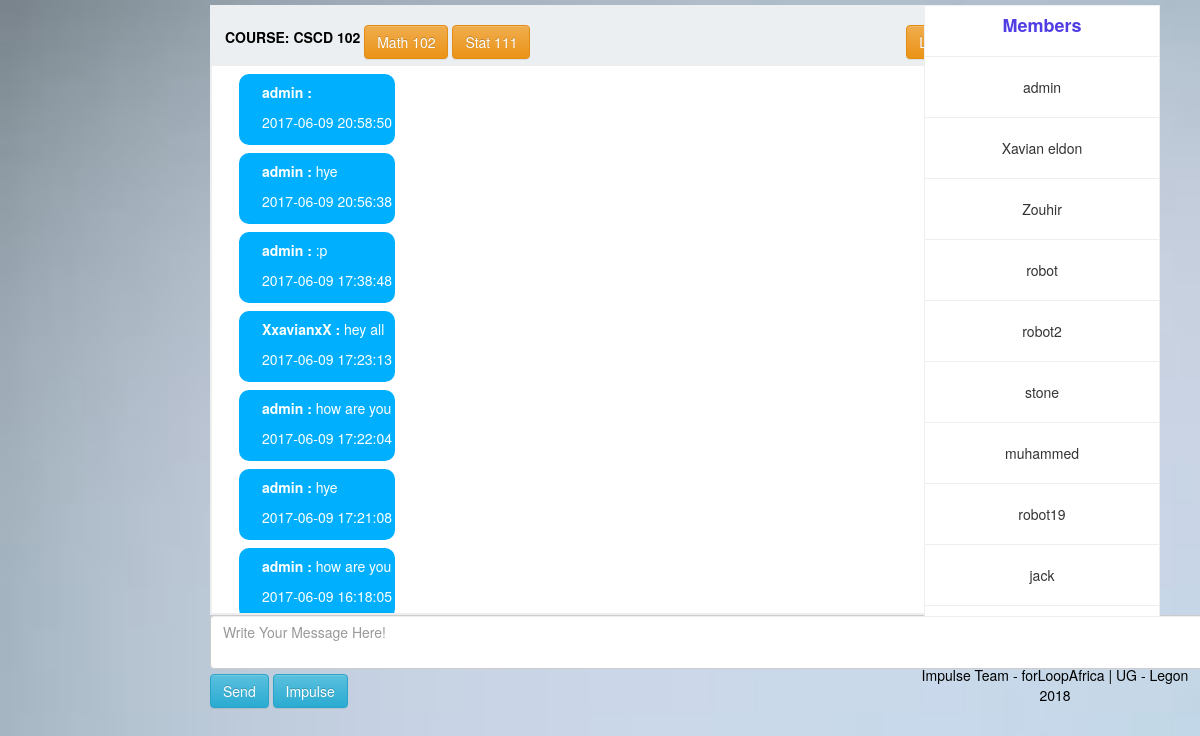
The app's page /chat_room/home.php (signed in) with its own data.
### tables this page shows
CREATE TABLE `messages` (
  `msg_id` int(11) NOT NULL,
  `user_id` int(11) NOT NULL,
  `msg` text NOT NULL,
  `msg_date` timestamp NOT NULL DEFAULT CURRENT_TIMESTAMP ON UPDATE CURRENT_TIMESTAMP
);

CREATE TABLE `users` (
  `user_id` int(11) NOT NULL,
  `user_name` varchar(100) NOT NULL,
  `user_pass` varchar(100) NOT NULL
);

### chat_room/inc/fun.php (the view, shortened to what this page needs)
<?php
	include 'con2.php';
	function get_user()
	{
	 global $con;
	 $get = "SELECT * FROM users ";
	 $run_get = mysqli_query($con,$get);
	while ($row = mysqli_fetch_array($run_get))
	{
		$user_name = $row['user_name'];
		echo "<div id='users'>
		<center>
		<p>$user_name</p>
		<hr>
		</center>
		</div>";
	}
    }
	function get_post(){
	global $con;
	$get_msg = "SELECT * FROM messages ORDER BY 1 DESC";
	$run_msg = mysqli_query($con,$get_msg);
while ($row = mysqli_fetch_array($run_msg)) {
	$user_id = $row['user_id'];
	$msg = $row['msg'];
	$date = $row['msg_date'];
	$user = "SELECT * FROM users WHERE user_id='$user_id'";
	$run_user = mysqli_query($con,$user);
	$row_user = mysqli_fetch_array($run_user);
	$user_name = $row_user['user_name'];
	echo "<div id='posts'>
	<div id='tit'>
	<p><strong>$user_name : </strong>$msg</p>
	<p>$date</p>
	</div>
	</div>";
}
}
 ?>

### chat_room/home.php (shortened to what this page needs)
<?php
include 'inc/con2.php';
include 'inc/fun.php';
if (!isset($_SESSION['user_name'])) {
  header("location:index.php");
}else{
 ?>
<!DOCTYPE html>
<html>
<head>
  <link rel="stylesheet" href="css/home_style.css" type="text/css">
  <link rel="stylesheet" href="css/button.css" type="text/css">
   <link rel="stylesheet" href="css/animate.css" type="text/css">
   <link rel="stylesheet" href="css/bootstrap.css" type="text/css">
   <link rel="stylesheet" href="css/bootstrap-theme.css" type="text/css">
   <link rel="stylesheet" href="css/bootstrap.min.css" type="text/css">
   <link rel="stylesheet" href="https://maxcdn.bootstrapcdn.com/bootstrap/3.3.5/css/bootstrap.min.css">
   <link rel="stylesheet" href="https://maxcdn.bootstrapcdn.com/bootstrap/3.3.5/css/bootstrap-theme.min.css">
</head>
<body>
  <div>
    <div id="msg">
		<form action="" method="post" id="form">
		<div id="#" style="color:black;width:110%;height:inherit;position:;background:#eceff1;padding:15px 5px 5px 15px;">
		<b>COURSE: CSCD 102 </b>
		<button class="btn btn-warning" ><a href="#">Math 102</a></button>
		<button class="btn btn-warning" ><a href="#">Stat 111</a></button>
		<button class="btn btn-warning" style="float:right;"><a href="logout.php">Logout</a></button>
		</div>
		<div id="txt">
			<?php get_post(); ?>
		</div>
		<textarea style="width:1001px;" name="msg" class="form-control" placeholder="Write Your Message Here!" required="required"></textarea>
		<button type="submit" name="send" class="btn btn-info">Send</button>
		<button type="submit" name="send" class="btn btn-info">Impulse</button>
		</form>
		<div id="user">
				<h4 align="center"><b>Members</b></h4>
				<hr>
				<?php get_user(); ?>
		</div>
    </div>
</div>
<div id="footer">
<footer>
<br /><br /><br />
Impulse Team - forLoopAfrica | UG - Legon <?php echo date("Y"); ?></footer>
</div>
</body>
</html>
<?php  }
?>

### chat_room/css/home_style.css (style rules this page uses)
body { margin: 0 auto; padding: 0 auto; background-image: url("../img/home.jpg"); background-size: cover; background-repeat: no-repeat; color: white; }
#msg { width: 80%; height: 600px; margin-top: 5px; margin-left: 200px; }
#msg button { margin-top: 5px; }
#msg button a { color: white; }
#user { background-size: cover; background-repeat: no-repeat; background: white; float: right; height: 612px; width: 236px; overflow: auto; border: 1px solid #eee; }
#user p { margin-top: 20px; }
#user h4 { color: #503de4; }
#form { float: left; width: 700px; margin-left: 10px; }
#txt { border: 2px solid #eee; height: 551px; width: 766px; scroll-behavior: auto; background: white; background-size: cover; background-repeat: no-repeat; overflow: auto; }
#posts { background: #00b0ff; border: 3px solid #00b0ff; color: white; border-radius: 10px; margin-top: 8px; width: fit-content; margin-left: 27px; }
#posts p { margin-left: 20px; margin-top: 5px; }
#tit { overflow: auto; }
#footer footer { color: black; text-align: center; }

### chat_room/css/button.css (style rules this page uses)
* { -webkit-box-sizing:border-box;-moz-box-sizing:border-box;bos-sizing:border-box }
body { background-color:#3498db;perspective:600px;overflow-y:scroll;overflow-x:hidden }
.btn { display:block;margin:20px auto;outline:0;cursor:pointer;border:2px solid #FFF }

### records on screen
messages: users.user_name "admin", msg_date "2017-06-09 20:58:50"
messages: users.user_name "admin", msg "hye", msg_date "2017-06-09 20:56:38"
messages: users.user_name "admin", msg ":p", msg_date "2017-06-09 17:38:48"
messages: users.user_name "XxavianxX", msg "hey all", msg_date "2017-06-09 17:23:13"
messages: users.user_name "admin", msg "how are you", msg_date "2017-06-09 17:22:04"
messages: users.user_name "admin", msg "hye", msg_date "2017-06-09 17:21:08"
messages: users.user_name "admin", msg "how are you", msg_date "2017-06-09 16:18:05"
users: user_name "admin"
users: user_name "Xavian eldon"
users: user_name "Zouhir"
users: user_name "robot"
users: user_name "robot2"
users: user_name "stone"
users: user_name "muhammed"
users: user_name "robot19"
users: user_name "jack"
